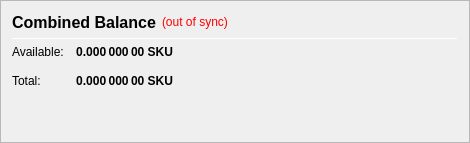
                   <widget class="QFrame" name="frame_CombinedBalances">
                    <property name="minimumSize">
                     <size>
                      <width>470</width>
                      <height>0</height>
                     </size>
                    </property>
                    <property name="frameShape">
                     <enum>QFrame::StyledPanel</enum>
                    </property>
                    <property name="frameShadow">
                     <enum>QFrame::Raised</enum>
                    </property>
                    <layout class="QVBoxLayout" name="verticalLayout_5">
                     <item>
                      <layout class="QHBoxLayout" name="horizontalLayout_5" stretch="0,0,0">
                       <item>
                        <widget class="QLabel" name="label_5z">
                         <property name="minimumSize">
                          <size>
                           <width>0</width>
                           <height>20</height>
                          </size>
                         </property>
                         <property name="font">
                          <font>
                           <pointsize>12</pointsize>
                           <weight>75</weight>
                           <bold>true</bold>
                          </font>
                         </property>
                         <property name="toolTip">
                          <string>Combined Balance (including unconfirmed and immature coins)</string>
                         </property>
                         <property name="text">
                          <string>Combined Balance</string>
                         </property>
                        </widget>
                       </item>
                       <item>
                        <widget class="QLabel" name="labelWalletStatus">
                         <property name="cursor">
                          <cursorShape>WhatsThisCursor</cursorShape>
                         </property>
                         <property name="toolTip">
                          <string>The displayed information may be out of date. Your wallet automatically synchronizes with the SKUCOIN network after a connection is established, but this process has not completed yet.</string>
                         </property>
                         <property name="styleSheet">
                          <string notr="true">QLabel { color: red; }</string>
                         </property>
                         <property name="text">
                          <string notr="true">(out of sync)</string>
                         </property>
                         <property name="alignment">
                          <set>Qt::AlignLeading|Qt::AlignLeft|Qt::AlignVCenter</set>
                         </property>
                        </widget>
                       </item>
                       <item>
                        <spacer name="horizontalSpacer_1">
                         <property name="orientation">
                          <enum>Qt::Horizontal</enum>
                         </property>
                         <property name="sizeHint" stdset="0">
                          <size>
                           <width>40</width>
                           <height>20</height>
                          </size>
                         </property>
                        </spacer>
                       </item>
                      </layout>
                     </item>
                     <item>
                      <widget class="Line" name="line_CombinedBalance">
                       <property name="minimumSize">
                        <size>
                         <width>0</width>
                         <height>1</height>
                        </size>
                       </property>
                       <property name="maximumSize">
                        <size>
                         <width>16777215</width>
                         <height>1</height>
                        </size>
                       </property>
                       <property name="orientation">
                        <enum>Qt::Horizontal</enum>
                       </property>
                      </widget>
                     </item>
                     <item>
                      <layout class="QGridLayout" name="gridLayout_3">
                       <property name="spacing">
                        <number>12</number>
                       </property>
                       <item row="1" column="0">
                        <widget class="QLabel" name="labelBalanceTextz">
                         <property name="text">
                          <string>Available:</string>
                         </property>
                        </widget>
                       </item>
                       <item row="1" column="1">
                        <widget class="QLabel" name="labelBalancez">
                         <property name="font">
                          <font>
                           <weight>75</weight>
                           <bold>true</bold>
                          </font>
                         </property>
                         <property name="cursor">
                          <cursorShape>IBeamCursor</cursorShape>
                         </property>
                         <property name="toolTip">
                          <string>Your current spendable balance</string>
                         </property>
                         <property name="text">
                          <string notr="true">0.000 000 00 SKU</string>
                         </property>
                         <property name="alignment">
                          <set>Qt::AlignRight|Qt::AlignTrailing|Qt::AlignVCenter</set>
                         </property>
                         <property name="textInteractionFlags">
                          <set>Qt::LinksAccessibleByMouse|Qt::TextSelectableByKeyboard|Qt::TextSelectableByMouse</set>
                         </property>
                        </widget>
                       </item>
                       <item row="2" column="0">
                        <widget class="QLabel" name="labelTotalTextz">
                         <property name="text">
                          <string>Total:</string>
                         </property>
                        </widget>
                       </item>
                       <item row="2" column="1">
                        <widget class="QLabel" name="labelTotalz">
                         <property name="font">
                          <font>
                           <weight>75</weight>
                           <bold>true</bold>
                          </font>
                         </property>
                         <property name="cursor">
                          <cursorShape>IBeamCursor</cursorShape>
                         </property>
                         <property name="toolTip">
                          <string>Total Balance, including all unavailable coins.</string>
                         </property>
                         <property name="text">
                          <string notr="true">0.000 000 00 SKU</string>
                         </property>
                         <property name="alignment">
                          <set>Qt::AlignRight|Qt::AlignTrailing|Qt::AlignVCenter</set>
                         </property>
                         <property name="textInteractionFlags">
                          <set>Qt::LinksAccessibleByMouse|Qt::TextSelectableByKeyboard|Qt::TextSelectableByMouse</set>
                         </property>
                        </widget>
                       </item>
                       <item row="2" column="3">
                        <spacer name="horizontalSpacer_2">
                         <property name="orientation">
                          <enum>Qt::Horizontal</enum>
                         </property>
                         <property name="sizeHint" stdset="0">
                          <size>
                           <width>40</width>
                           <height>20</height>
                          </size>
                         </property>
                        </spacer>
                       </item>
                      </layout>
                     </item>
                     <item>
                      <spacer name="verticalSpacer_1">
                       <property name="orientation">
                        <enum>Qt::Vertical</enum>
                       </property>
                       <property name="sizeHint" stdset="0">
                        <size>
                         <width>20</width>
                         <height>40</height>
                        </size>
                       </property>
                      </spacer>
                     </item>
                    </layout>
                   </widget>
